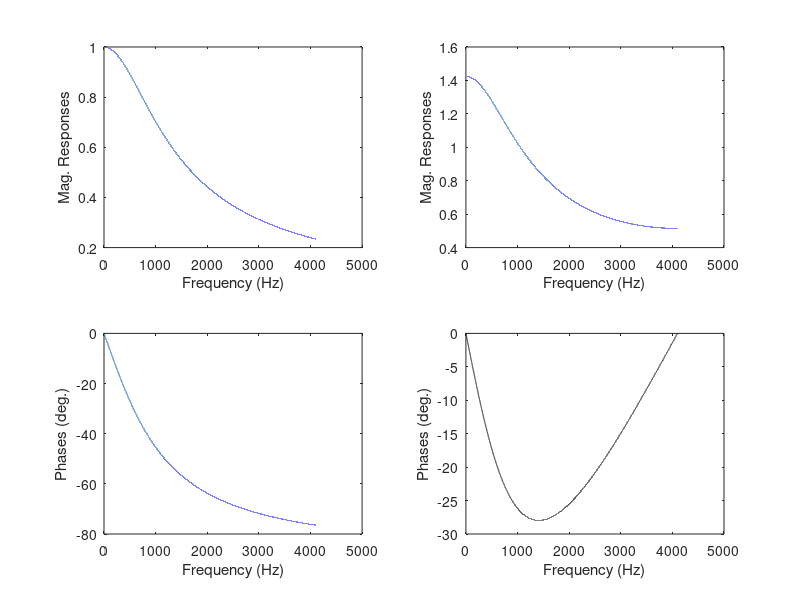

Recreate this plot in MATLAB.
clc;
clear all;
close all;
% Plot the magnitude responses jH(s)j and jH(z)j
% For the Laplace transfer function H(s)
f = 0:0.1:4100; %Frequency range and sampling interval
w = 2*pi*f; %Frequency range in rad/sec
hs = freqs([6200], [1 6200],w); % Analog frequency response
phis = 180*angle(hs)/pi;
% For the z-transfer function H(z)
hz = freqz([0.756],[1 -0.469],length(w)); % Digital frequency response
hzscale = freqz([0.531],[1 -0:469],length(w)); % Scaled digital mag. response
phiz = 180*angle(hz)/pi;
%Plot magnitude and phase responses.
subplot(221)
plot(f,abs(hs));
xlabel("Frequency (Hz)");
ylabel("Mag. Responses");
subplot(222)
plot(f,abs(hz));
xlabel("Frequency (Hz)");
ylabel("Mag. Responses");

subplot(223) 
plot(f,phis);
xlabel("Frequency (Hz)");
ylabel("Phases (deg.)");

subplot(224) 
plot(f, phiz, "k-");
xlabel("Frequency (Hz)");
ylabel("Phases (deg.)");